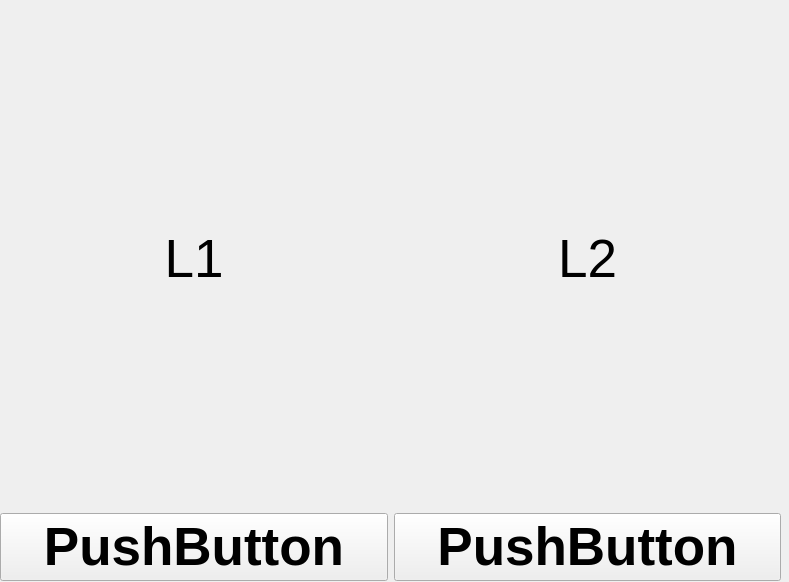
<?xml version="1.0" encoding="UTF-8"?>
<ui version="4.0">
 <class>myWidget</class>
 <widget class="QWidget" name="myWidget">
  <property name="geometry">
   <rect>
    <x>0</x>
    <y>0</y>
    <width>789</width>
    <height>582</height>
   </rect>
  </property>
  <property name="windowTitle">
   <string>Form</string>
  </property>
  <widget class="QWidget" name="gridLayoutWidget">
   <property name="geometry">
    <rect>
     <x>0</x>
     <y>10</y>
     <width>781</width>
     <height>571</height>
    </rect>
   </property>
   <layout class="QGridLayout" name="gridLayout">
    <item row="0" column="0">
     <widget class="QLabel" name="label1">
      <property name="font">
       <font>
        <pointsize>40</pointsize>
       </font>
      </property>
      <property name="text">
       <string>L1</string>
      </property>
      <property name="alignment">
       <set>Qt::AlignCenter</set>
      </property>
     </widget>
    </item>
    <item row="0" column="1">
     <widget class="QLabel" name="label2">
      <property name="font">
       <font>
        <pointsize>40</pointsize>
       </font>
      </property>
      <property name="text">
       <string>L2</string>
      </property>
      <property name="alignment">
       <set>Qt::AlignCenter</set>
      </property>
     </widget>
    </item>
    <item row="1" column="0">
     <widget class="QPushButton" name="button1">
      <property name="font">
       <font>
        <pointsize>40</pointsize>
        <bold>true</bold>
       </font>
      </property>
      <property name="text">
       <string>PushButton</string>
      </property>
     </widget>
    </item>
    <item row="1" column="1">
     <widget class="QPushButton" name="button2">
      <property name="font">
       <font>
        <pointsize>40</pointsize>
        <bold>true</bold>
       </font>
      </property>
      <property name="text">
       <string>PushButton</string>
      </property>
     </widget>
    </item>
   </layout>
  </widget>
 </widget>
 <resources/>
 <connections/>
</ui>
